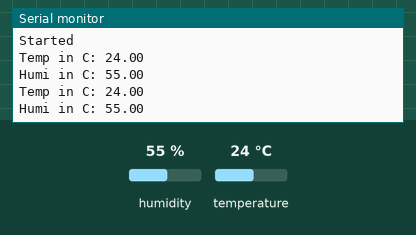
Simulated run of this sketch. Board: Arduino Uno, built with avr-gcc and run on an emulated ATmega328P. On the bench: the last lines printed to the serial monitor. The test bench sets the inputs (shaded band); at power-on: humidity 55 %, temperature 24 °C.

Above: at 2.8 s.
2.9 s: humidity set to 22 %
At 4.4 s:
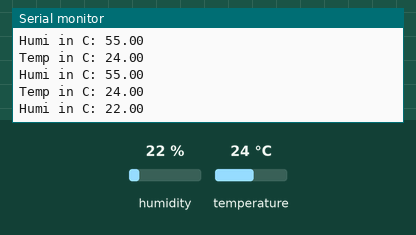
5.6 s: temperature set to 12 °C
At 7.3 s:
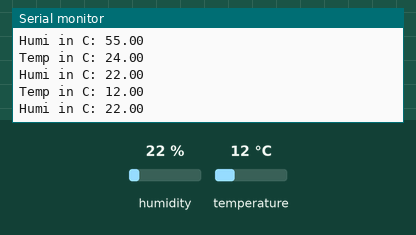
8.3 s: humidity set to 40 %
At 10.8 s:
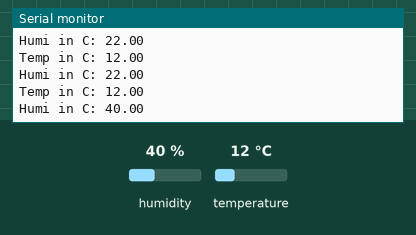
Timing chart, 0 to 12.3 s (numbered marks = the images above; inputs shaded):
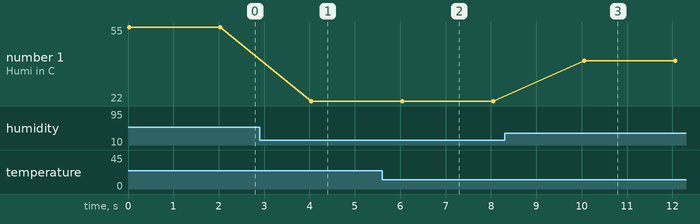

Measured:
- after the input at 2.9 s, the serial monitor: prints a new line after 1.1 s (image 1)
- after the input at 5.6 s, the serial monitor: prints a new line after 0.42 s (image 2)
- after the input at 8.3 s, the serial monitor: prints a new line after 1.8 s (image 3)
- plotted number 1: 55 → 22 after the input at 2.9 s, 22 → 40 after the input at 8.3 s

The sketch:

Temp.ino
```cpp
// import library : before this download DHT library and adafruit unified sensor
#include <DHT.h>

// define the pin at 5
#define DHTPIN 5

// define dht type
#define DHTTYPE DHT22

// initialize the DHT sensor
DHT dht(DHTPIN, DHTTYPE);

float hum , temp;

void setup() {
  Serial.begin(9600);
  Serial.println("Started");

}

void loop() {
  temp = dht.readTemperature();
  hum = dht.readHumidity();

  Serial.print("Temp in C: ");
  Serial.println(temp);

  Serial.print("Humi in C: ");
  Serial.println(hum);
  delay(2000);
}
```
